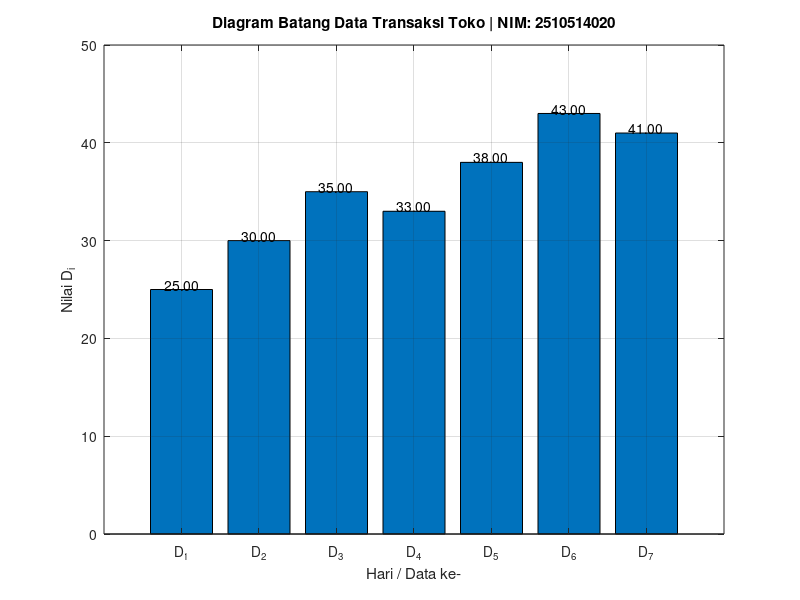

MATLAB code for this plot:
% =====================================================
% UTS Matematika Sains Data — Semester Genap 2025/2026
% Soal 1 — Eksplorasi Awal dan Profil Data Transaksi 
% ---------------------------------------------------
% Nama : Nabilah Nur Aisyah Nugroho
% NIM : 2510514020
% Parameter: N=20, a=2, b=0, K=3, theta0=60, alpha=0.001
% Tanggal: <2026-04-22>
% =====================================================
clc; clear; close all;

% parameter personalisasi
N = 20;
a = 2;
b = 0;
k = 3;

% BAGIAN B
% rumus pembentukan data toko
data_toko = zeros(1,7);
for i = 1:7
    data_toko(i) = 20 + (k*i) + mod(a*i, 7) - mod(b*i, 5);
    fprintf("D_%d = %.2f\n", i, data_toko(i))
end

% verifikasi hasil hitung manual
x = mean(data_toko);
y = median(data_toko);
z = mode(data_toko);
r = range(data_toko);
s = std(data_toko, 1);
u = unique(data_toko);

fprintf("\nmean             : %.2f\n", x);
fprintf("median           : %.2f\n", y);

freq = arrayfun(@(n) sum(data_toko == n), u);
if max(freq) == 1
    fprintf("modus            : tidak ada modus\n");
else
    fprintf("modus            : %.2f\n", z);
end

fprintf("range            : %.2f\n", r);
fprintf("standar deviasi  : %.2f\n", s);

%BAGIAN C
% Diagram batang data_toko
figure;
bar(data_toko);

title('Diagram Batang Data Transaksi Toko | NIM: 2510514020');
xlabel('Hari / Data ke-');
ylabel('Nilai D_i');

xticks(1:7);
xticklabels({'D_1','D_2','D_3','D_4','D_5','D_6','D_7'});

grid on;

% Menampilkan nilai di atas batang
for i = 1:length(data_toko)
    text(i, data_toko(i) + 0.5, sprintf('%.2f', data_toko(i)), ...
        'HorizontalAlignment', 'center');
end
